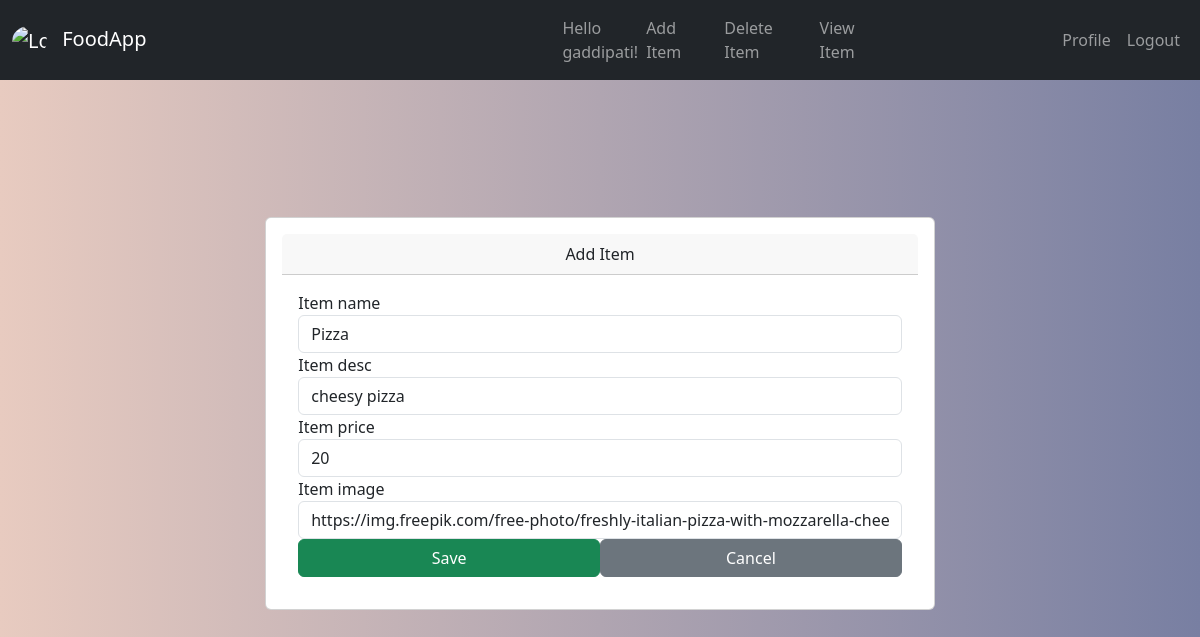
The app's page /food/update/1 (signed in), older data.
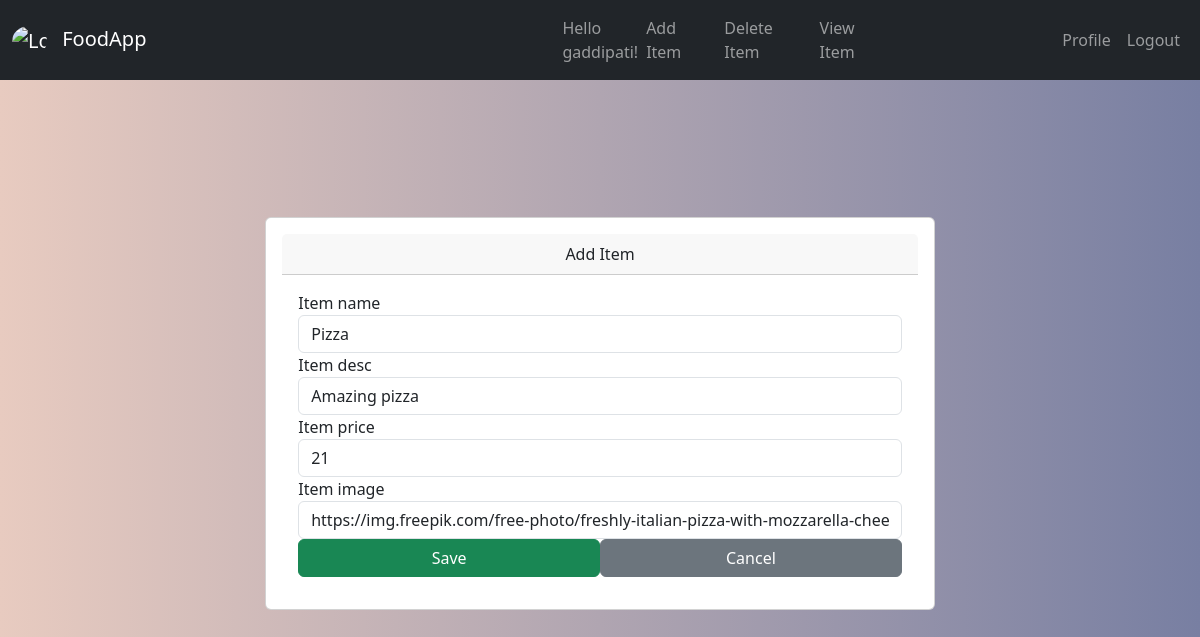
The same page, newer data.
### food/models.py (models this page shows, shortened)
class Item(models.Model):
    user_name = models.ForeignKey(User, on_delete=models.CASCADE, default=1)
    item_name = models.CharField(max_length = 200)
    item_desc = models.CharField(max_length = 200)
    item_price = models.IntegerField()
    item_image = models.CharField(max_length=500, default = "https://assets.materialup.com/uploads/b03b23aa-aa69-4657-aa5e-fa5fef2c76e8/preview.png")

### food/views.py (the view)
# urls.py: path('update/<int:id>', views.update_item, name = 'update_item'),
def update_item(request, id):
    item = Item.objects.get(id=id)
    form = ItemForm(request.POST or None, instance=item)
    if form.is_valid():
        form.save()
        return redirect('food:index')
    return render(request, 'food/item-form.html', {'form': form, 'item': item})

### food/forms.py
class ItemForm(forms.ModelForm):
    class Meta:
        model = Item
        fields = ['item_name', 'item_desc', 'item_price', 'item_image']
    def __init__(self, *args, **kwargs):
        kwargs.setdefault('label_suffix', '')
        super(ItemForm, self).__init__(*args, **kwargs)

### food/templates/food/item-form.html (shortened to what this page needs)
{% extends 'food/base.html' %}
{% block body %}
<div class="container full-height">
    <div class="card">
        <div class="card-header text-center">
            Add Item
        </div>
        <div class="card-body">
            <form method="post" class="post-form">
                {% for field in form %}
                    <div class="form-group">
                        <label for="{{ field.id_for_label }}">{{ field.label }}</label>
                        <input type="{{ field.field.widget.input_type }}"
                               name="{{ field.name }}"
                               id="{{ field.id_for_label }}"
                               class="form-control"
                               placeholder="{{ field.label }}"
                               value="{{ field.value|default_if_none:'' }}">
                    </div>
                {% endfor %}
                <div class="d-flex justify-content-between">
                    <button type="submit" class="btn btn-success btn-half-width">Save</button>
                    <a class="btn btn-secondary btn-half-width" href="{% url 'food:index' %}">Cancel</a>
                </div>
            </form>
        </div>
    </div>
</div>
{% endblock %}

Row changes from the older to the newer data that the page shows:
changed Item "Pizza": item_desc "cheesy pizza" → "Amazing pizza"
Text that changed along with them:
form field item_price: "20" → "21"
